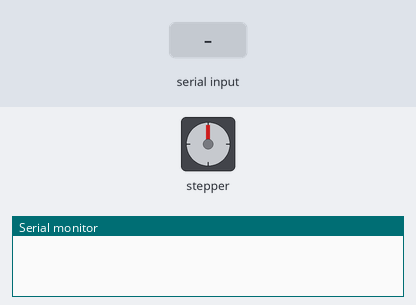
Simulated run of this sketch. Board: Arduino Uno, built with avr-gcc and run on an emulated ATmega328P. Parts: stepper motor, the last lines printed to the serial monitor. Wiring (inferred from the names in the program): stepper motor (2048 steps per turn assumed): coils pin 9, pin 10, pin 11, pin 12. Inputs (shaded band) come from the test bench.

Above: at 1.2 s.
1.3 s: "90,45\n" received over Serial
At 6.84 s:
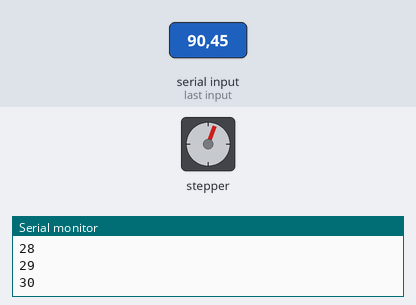
At 11.98 s:
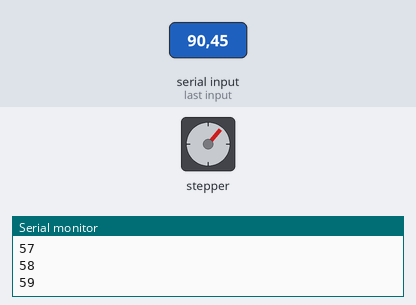
Timing chart, 0 to 18.4 s (numbered marks = the images above; inputs shaded):
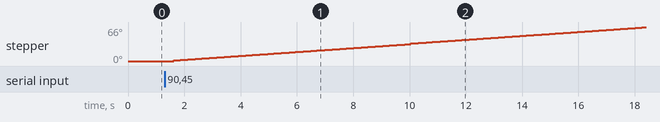

Measured:
- after the input at 1.3 s, stepper: keeps turning clockwise at about 4°/s, starting after 0.32 s

The sketch:

Polarisation.ino
```cpp
#include "header.h"

#define LIGHT_SENSOR A3

int starting_time;
int abs_degree = 0;
int angle_of_rotation;
int delay_of_steps = 2;                                                 // время задержки между импульсами
int delt_time = 0;

void setup()
{
  Serial.begin(9600);
  pinMode(in1, OUTPUT);                                                 // настройка пинов для управления мотором
  pinMode(in2, OUTPUT);
  pinMode(in3, OUTPUT);
  pinMode(in4, OUTPUT);
  pinMode(A3, INPUT);
}

void loop()
{
  int count = 0;
  angle_of_rotation = int_read_consol();
  delay_of_steps = int_read_consol();

  Serial.println(analogRead(LIGHT_SENSOR));
  if (angle_of_rotation > 0 )               //Если число больше 0(положительное), то повернуть мотор против часовой стрелки
  {
    starting_time = millis();
    for (int i = 0; i < angle_of_rotation * steps_in_the_degree; i++){
      four_steps(StepperMotorWrite, delay_of_steps, true);
      count++;
      Serial.println(count);
      //Serial.println(analogRead(LIGHT_SENSOR));
    }
    delt_time = millis() - starting_time;
  }
  else if (angle_of_rotation < 0) //Если число больше 0 (отрицательным), то повернуть мотор по часовой стрелки
  {
    starting_time = millis();
    for (int i = 0; i < (-angle_of_rotation) * steps_in_the_degree; i++){
      four_steps(StepperMotorWrite, delay_of_steps, false);
      count--;
      Serial.println(count);
      // Serial.println(analogRead(LIGHT_SENSOR));
    }
    delt_time = millis() - starting_time;
  }
  abs_degree += angle_of_rotation;
  Serial.println("e");
  StepperMotorWrite (0, 0, 0, 0);
}
```

header.h
```cpp
#define in1 9                                                           //порты для
#define in2 10                                                           //подключения
#define in3 11                                                          //драйвера ULN2003
#define in4 12                                                          //к Arduino

#define reducer 63.68395                                                 //Передаточное число редуктора шагового мотора
#define simbols_after_comma 6                                           //Число символов после запятой

const double steps_in_the_degree = (((32 * reducer) / 360) / 4) * 3.5;  // 32 - шагов нужно (без редуктора), для полного поворота; /360 - определяем кол-во шагов для 1 градуса; /4 - кол-во обмоток шагового мотора

double speed_ (double StepDeg, double StepDel)
{
  return( 1 / ( 4 * StepDeg * StepDel) );
}

int int_read_consol()
{
  bool flag = true;
  int in_value;
  while (flag)
  {
    if (Serial.available()>0)
    {
      in_value = Serial.parseInt();
      if (in_value!=0) return(in_value);
    }
  }
}

char char_read_consol()
{
  while (Serial.available()<=0);
  return (Serial.read());
}

void StepperMotorWrite (int in1_val, int in2_val, int in3_val , int in4_val) // Функция для запуска мотора
{
  digitalWrite(in1, in1_val);
  digitalWrite(in2, in2_val);
  digitalWrite(in3, in3_val);
  digitalWrite(in4, in4_val);
}

void four_steps (void *StepperMotor(int, int, int, int), int DelStep, bool direction_rot)
{
  if (direction_rot)
  {
    StepperMotor (1, 0, 0, 1); //Запуск функций для поворота мотора против часовой стрелки
    delay(DelStep);
    StepperMotor (1, 1, 0, 0);
    delay(DelStep);
    StepperMotor (0, 1, 1, 0);
    delay(DelStep);
    StepperMotor (0, 0, 1, 1);
    delay(DelStep);
  }
  else
  {
    StepperMotor (0, 0, 1, 1); //Запуск функций для поврота мотора по часовй стрелки
    delay(DelStep);
    StepperMotor (0, 1, 1, 0);
    delay(DelStep);
    StepperMotor (1, 1, 0, 0);
    delay(DelStep);
    StepperMotor (1, 0, 0, 1);
    delay(DelStep);
  }
}
```
